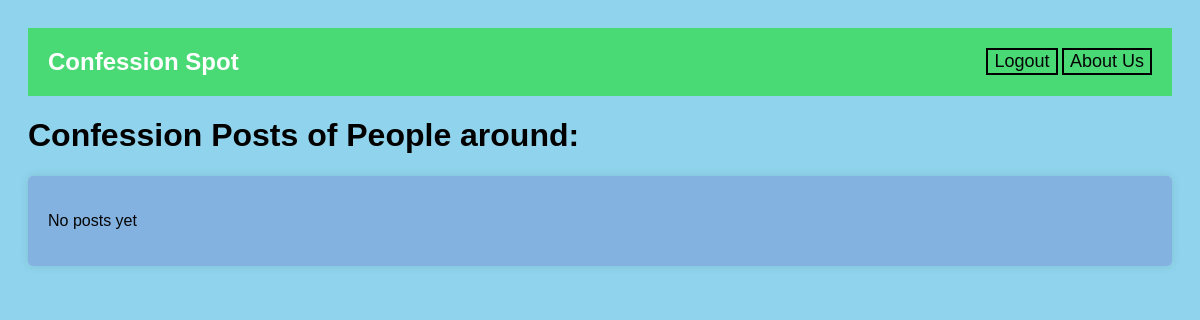
Page /accounts/viewpost/ (signed in) on the earlier database version.
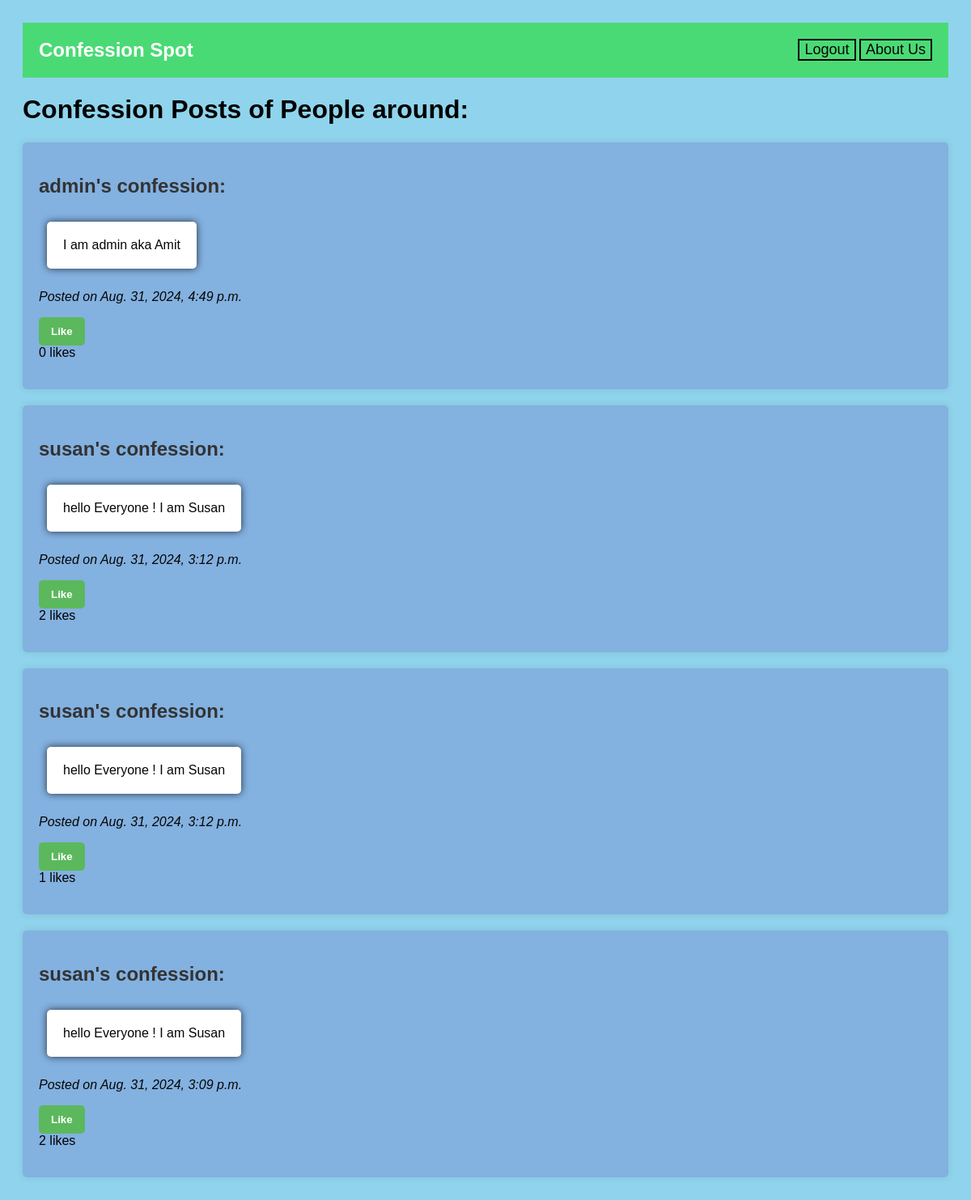
Same page on the later database version.
### accounts/models.py (models this page shows, shortened)
class Post(models.Model):
    user = models.ForeignKey(User, on_delete=models.CASCADE, related_name='confession')
    confession = models.TextField()
    created_at = models.DateTimeField(default=timezone.now)

### accounts/views.py (the view)
# urls.py: path('viewpost/', view_post, name='viewpost'),
@login_required
def view_post(request):
    posts = Post.objects.order_by('-created_at')
    for post in posts:
        post.is_liked_by_user = post.like_set.filter(user=request.user).exists()
    return render(request, 'post_list.html', {'posts': posts})

### accounts/templates/post_list.html (shortened to what this page needs)
<!DOCTYPE html>
<html lang="en">
<head>
</head>
<body>
    {% include 'accounts/header.html' %}
    <h1>Confession Posts of People around:</h1>
    {% if posts %}
        {% for post in posts %}
        <div class="post">
            <h2>{{ post.user.username }}'s confession:</h2>
            <p class="container">{{ post.confession }}</p>
            <p class="author">Posted on {{ post.created_at }}</p>
            <p>
                <form action="{% url 'like_post' post.id %}" method="post">
                    <button type="submit" class="like-button">
                        {% if user.is_authenticated %}
                            {% if post.is_liked_by_user %}
                                Unlike
                            {% else %}
                                Like
                            {% endif %}
                        {% else %}
                            Please <a href="{% url 'login' %}">log in</a> to like this post.
                        {% endif %}
                    </button>
                </form>
                <span>{{ post.like_set.count }} likes</span>
            </p>
        </div>
        {% endfor %}
    {% else %}
        <div class="post">
            <p>No posts yet</p>
        </div>
    {% endif %}
</body>
</html>

### accounts/templates/accounts/header.html (shortened to what this page needs)
<nav style="background-color: #1ade2195; padding: 20px;">
    <h1 style="color: white; display: inline;">Confession Spot</h1>
    <div style="float: right;">
        {% if user.is_authenticated %}
            <form action="{% url 'logout' %}" method="post" style="display: inline;">
                <button type="submit" style="background-color: transparent; color: #050505; border: 2px solid black; cursor: pointer; font-size: large;">
                    Logout
                </button>
            </form>
            <form action="{% url 'aboutus' %}" method="get" style="display: inline;">
                <button type="submit" style="background-color: transparent; color: #050505; border: 2px solid black; cursor: pointer; font-size: large;">
                    About Us
                </button>
            </form>
        {% endif %}
    </div>
</nav>

### accounts/templates/post_list.html (style rules this page uses)
.container { display: inline-block; background-color: #ffffff; padding: 20px; border-radius: 5px; box-shadow: 0 0 10px rgba(0, 0, 0, 0.728); margin: 10px; }
body { font-family: Arial, sans-serif; background-color: #8fd4ec; padding: 20px; }
.post { background-color: rgba(124, 152, 217, 0.568); padding: 20px; border-radius: 5px; box-shadow: 0 0 10px rgba(0, 0, 0, 0.1); margin-bottom: 20px; }
.post h2 { color: #333; }
.post p { color: #050505; }
.post .author { font-style: italic; color: #060606; }
.like-button { padding: 10px 15px; border: none; border-radius: 5px; cursor: pointer; background-color: #5cb85c; color: white; font-weight: bold; }

Differences in the rows shown:
added Post: user.username "admin", confession "I am admin aka Amit", created_at "Aug. 31, 2024, 4:49 p.m.", shows "Like", like_set.count "0"
added Post: user.username "susan", confession "hello Everyone ! I am Susan", created_at "Aug. 31, 2024, 3:12 p.m.", shows "Like", like_set.count "2"
added Post: user.username "susan", confession "hello Everyone ! I am Susan", created_at "Aug. 31, 2024, 3:12 p.m.", shows "Like", like_set.count "1"
added Post: user.username "susan", confession "hello Everyone ! I am Susan", created_at "Aug. 31, 2024, 3:09 p.m.", shows "Like", like_set.count "2"
Other differences:
text no longer shown: "No posts yet"
